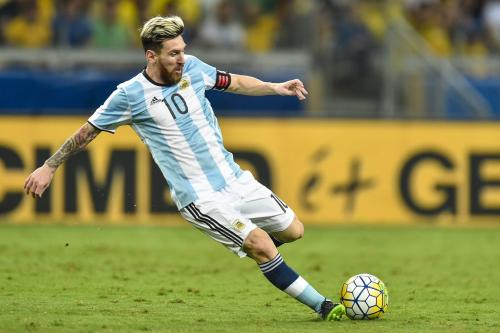
#> input picture Opencv_study/images/meixi.jpg, 500 x 333 px
$ python demo14_3.py
#> lines starting #> are read from the running program, lines starting #| are printed output that depends on the picture
# -*- coding:utf8 -*-
"""
Created on 2019/7/11 11:09

@author: WMaker
"""

'''
14.3 旋转
对一个图像旋转角度 θ, 需要使用到下面形式的旋转矩阵。
    cosθ  -sinθ
M =
    sinθ  cosθ

但是 OpenCV 允许你在任意地方进行旋转，但是旋转矩阵的形式应该修
改为

    α  β  (1-α)·(center x)-β·(center y)

    -β α  β·(center x)+(1-α)·(center x)

其中：
α = scale · cos θ
β = scale · sin θ
为了构建这个旋转矩阵，OpenCV 提供了一个函数：cv2.getRotationMatrix2D。
下面的例子是在不缩放的情况下将图像旋转 90 度。
'''
import cv2
import numpy as np

img = cv2.imread('../images/meixi.jpg',0)
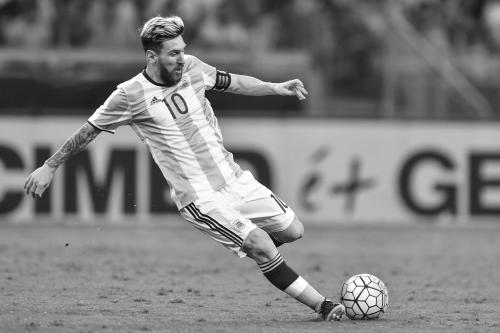
#> img: shape (333, 500); min 0, max 255, mean 127.4
height,width=img.shape[:2]
#> height = 333; width = 500

# 这里的第一个参数为旋转中心坐标，该旋转中心可以是图片的任何位置
# 第二个为旋转角度(逆时针方向)，
# 第三个为旋转后的缩放因子
# 可以通过设置旋转中心，缩放因子，以及窗口大小来防止旋转后超出边界的问题
M = cv2.getRotationMatrix2D((width/2,height/2),30,1)

dst = cv2.warpAffine(img,M,(width,height))
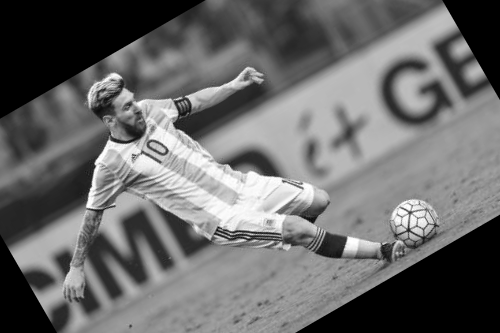
#> dst: shape (333, 500); min 0, max 255, mean 106.2

cv2.imshow('dst',dst)
cv2.waitKey(0)
cv2.destroyAllWindows()

$ run again, with Opencv_study/images/apple.jpg copied over Opencv_study/images/meixi.jpg
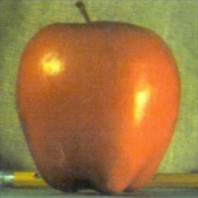
#> input picture Opencv_study/images/apple.jpg, 198 x 198 px
#> `img = cv2.imread('../images/meixi.jpg',0)`:
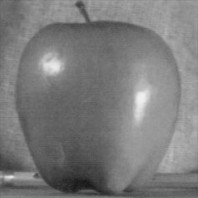
#> img: shape (198, 198); min 23, max 240, mean 123.3
#> `dst = cv2.warpAffine(img,M,(width,height))`:
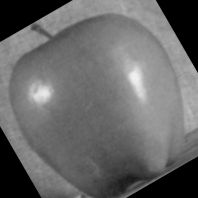
#> dst: shape (198, 198); min 0, max 240, mean 104
